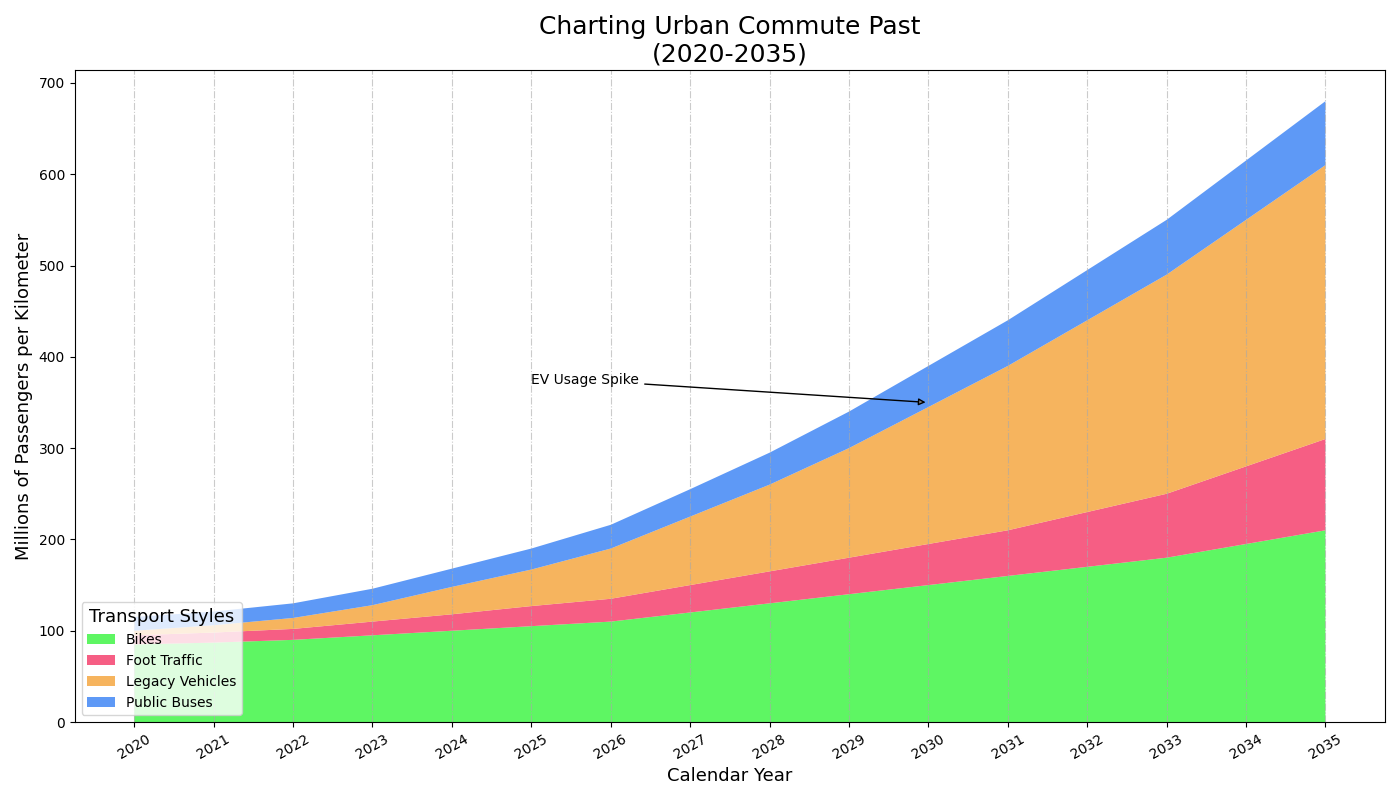

Reproduce this figure in Python.
import numpy as np
import matplotlib.pyplot as plt

years = np.arange(2020, 2036)

public_transport = np.array([85, 87, 90, 95, 100, 105, 110, 120, 130, 140, 150, 160, 170, 180, 195, 210])
bicycles = np.array([10, 11, 12, 15, 18, 22, 25, 30, 35, 40, 45, 50, 60, 70, 85, 100])
electric_vehicles = np.array([5, 8, 12, 18, 30, 40, 55, 75, 95, 120, 150, 180, 210, 240, 270, 300])
pedestrians = np.array([15, 15, 16, 18, 20, 23, 26, 30, 35, 40, 45, 50, 55, 60, 65, 70])

plt.figure(figsize=(14, 8))

plt.stackplot(years, public_transport, bicycles, electric_vehicles, pedestrians,
              labels=['Bikes', 'Foot Traffic', 'Legacy Vehicles', 'Public Buses'],
              colors=['#42f548', '#f5426f', '#f5a742', '#4287f5'], alpha=0.85)

plt.title("Charting Urban Commute Past\n(2020-2035)", fontsize=18, fontweight='normal')
plt.xlabel("Calendar Year", fontsize=13)
plt.ylabel("Millions of Passengers per Kilometer", fontsize=13)

plt.legend(loc='lower left', fontsize=10, title='Transport Styles', title_fontsize='13')

plt.annotate('EV Usage Spike', xy=(2030, 350), xytext=(2025, 370),
             arrowprops=dict(facecolor='grey', arrowstyle='-|>'), fontsize=10)

plt.xticks(years, rotation=30)

plt.grid(axis='x', linestyle='-.', color='darkgrey', alpha=0.6)

plt.tight_layout()

plt.show()
